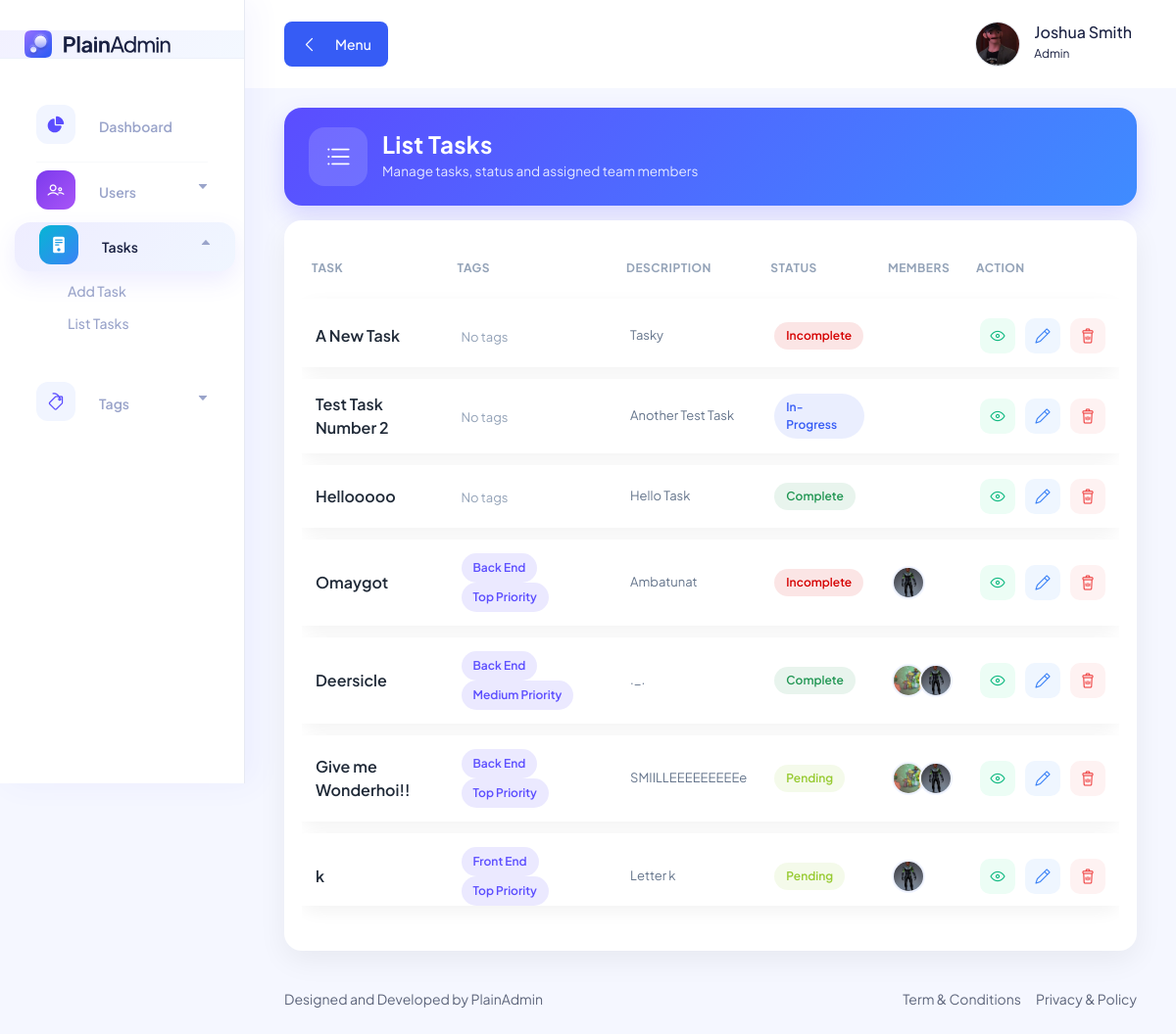
/pages/tasks/list.task.php (signed in), run on an earlier commit of the app's database.
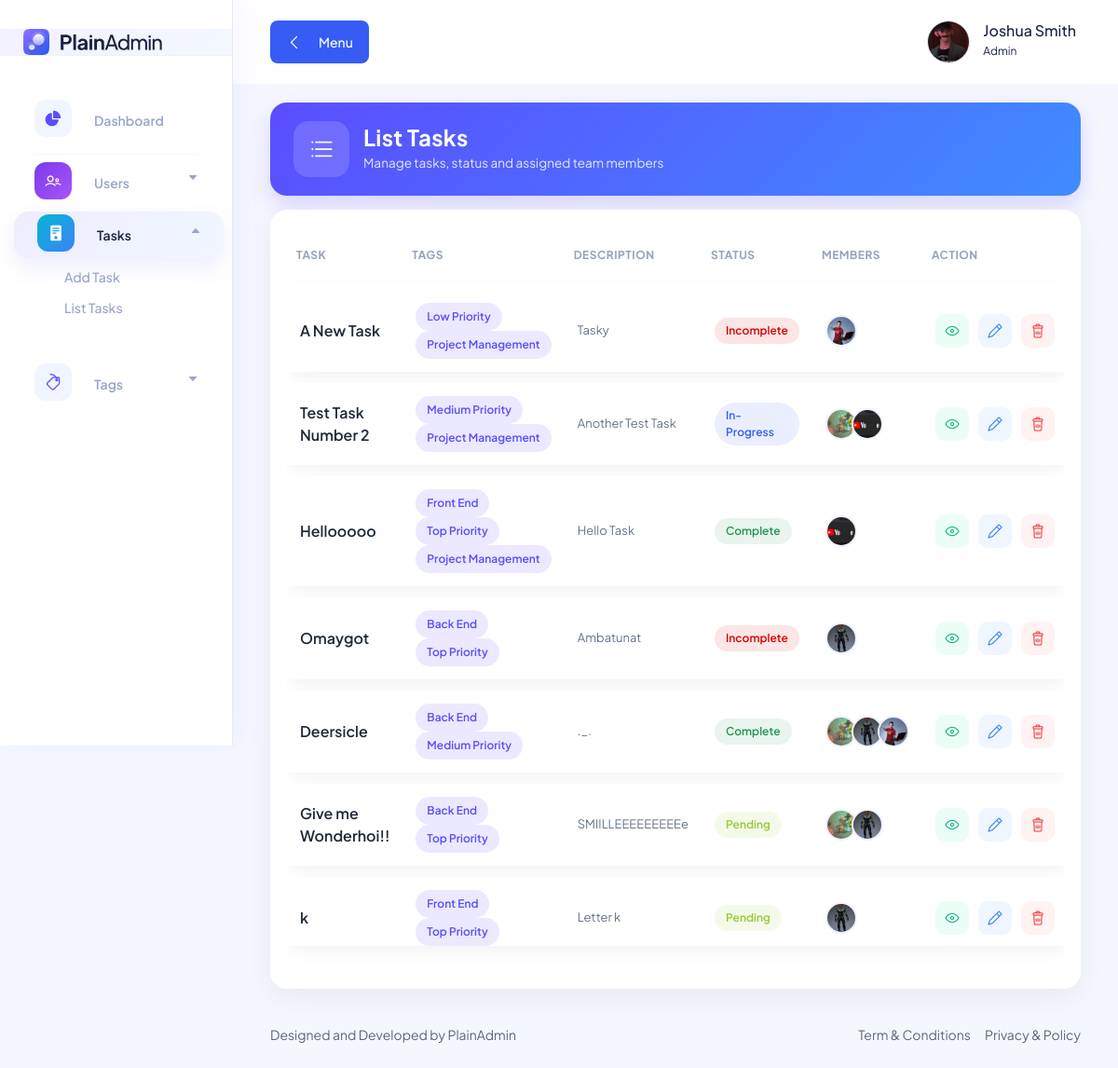
And on a later commit of the database.
### tables this page shows
CREATE TABLE `tasks_tbl` (
  `task_id` int(11) NOT NULL AUTO_INCREMENT,
  `task_name` varchar(100) NOT NULL,
  `task_description` varchar(100) NOT NULL,
  `task_status` int(11) NOT NULL DEFAULT 1,
  `task_attachment` varchar(255) DEFAULT NULL,
  `task_submit` varchar(255) DEFAULT NULL,
  `submission_text` text DEFAULT NULL,
  `submitted_by` varchar(255) DEFAULT '',
  `submitted_at` datetime DEFAULT NULL,
  PRIMARY KEY (`task_id`)
);

CREATE TABLE `task_status_tbl` (
  `status_id` int(11) NOT NULL AUTO_INCREMENT,
  `status` varchar(100) NOT NULL,
  PRIMARY KEY (`status_id`)
);

CREATE TABLE `task_tags_tbl` (
  `task_id` int(11) NOT NULL,
  `tag_id` int(11) NOT NULL,
  KEY `task_tag_tbl_tasks_tbl_FK` (`task_id`),
  KEY `task_tag_tbl_tags_tbl_FK` (`tag_id`),
  CONSTRAINT `task_tag_tbl_tags_tbl_FK` FOREIGN KEY (`tag_id`) REFERENCES `tags_tbl` (`tag_id`) ON DELETE CASCADE,
  CONSTRAINT `task_tag_tbl_tasks_tbl_FK` FOREIGN KEY (`task_id`) REFERENCES `tasks_tbl` (`task_id`) ON DELETE CASCADE
);

CREATE TABLE `tags_tbl` (
  `tag_id` int(11) NOT NULL AUTO_INCREMENT,
  `tag` varchar(255) NOT NULL,
  PRIMARY KEY (`tag_id`)
);

CREATE TABLE `task_members_tbl` (
  `task_id` int(11) NOT NULL,
  `user_id` int(11) NOT NULL,
  KEY `task_members_tbl_users_tbl_FK` (`user_id`),
  KEY `task_members_tbl_tasks_tbl_FK` (`task_id`),
  CONSTRAINT `task_members_tbl_tasks_tbl_FK` FOREIGN KEY (`task_id`) REFERENCES `tasks_tbl` (`task_id`) ON DELETE CASCADE,
  CONSTRAINT `task_members_tbl_users_tbl_FK` FOREIGN KEY (`user_id`) REFERENCES `users_tbl` (`user_id`) ON DELETE CASCADE
);

CREATE TABLE `users_tbl` (
  `user_id` int(11) NOT NULL AUTO_INCREMENT,
  `full_name` varchar(100) NOT NULL,
  `username` varchar(100) NOT NULL,
  `email` varchar(100) NOT NULL,
  `password` varchar(100) NOT NULL,
  `role` int(11) NOT NULL DEFAULT 2,
  `bio` varchar(255) DEFAULT NULL,
  `profile` varchar(255) DEFAULT NULL,
  PRIMARY KEY (`user_id`)
);

### includes/utils/user.utils.php (called while the page is built, shortened)
<?php
function get_user_profile_image($conn, $user_id) : string {
    $all_users = mysqli_query($conn, "SELECT * FROM users_tbl WHERE user_id = '$user_id'");
    $user = mysqli_fetch_array($all_users);
    return "/task_management/uploads/profiles/" . $user['profile'];
}

### pages/tasks/list.task.php (the view, shortened to what the changed rows need)
<?php require_once '../../includes/conn.php'; ?>
<?php include_once "../../includes/utils/user.utils.php"; ?>
<!DOCTYPE html>
<html lang="en">
<head>
    <?php include_once "../../includes/components/links.php"; ?>
</head>
<body>
    <main class="main-wrapper">
        <div class="container-fluid">
            <div class="page-header">
                <div>
                    <h2 class="header-title">List Tasks</h2>
                </div>
            </div>
            <div class="glass-card">
                <div class="table-responsive">
                    <table class="table" data-toggle="table" data-search="true" data-filter-control="true">
                        <thead>
                            <tr>
                                <th data-sortable="true">Task</th>
                                <th data-sortable="true">Tags</th>
                                <th data-sortable="true">Description</th>
                                <th data-sortable="true">Status</th>
                                <th data-sortable="true">Members</th>
                                <th>Action</th>
                            </tr>
                        </thead>
                        <tbody>
                            <?php
                            $tasks = mysqli_query($conn, "
SELECT * FROM tasks_tbl
LEFT JOIN task_status_tbl
ON task_status_tbl.status_id = tasks_tbl.task_status
");
                            while ($task = mysqli_fetch_array($tasks)) {
                                $task_id = $task['task_id'];
                                ?>
                                <tr>
                                    <td>
                                        <div class="task-name"><?= $task['task_name']; ?></div>
                                    </td>
                                    <td>
                                        <?php
                                        $select_tag_tasks = mysqli_query($conn, "SELECT * FROM task_tags_tbl LEFT JOIN tags_tbl ON tags_tbl.tag_id = task_tags_tbl.tag_id WHERE task_id = '$task_id'");
                                        if (mysqli_num_rows($select_tag_tasks) == 0) {
                                            ?>
                                            <span class="no-tags">No tags</span>
                                            <?php
                                        } else {
                                            while ($tag = mysqli_fetch_array($select_tag_tasks)) {
                                                ?>
                                                <span class="task-tag">
                                                    <?php echo $tag['tag']; ?>
                                                </span>
                                                <?php
                                            }
                                        }
                                        ?>
                                    </td>
                                    <td>
                                        <div class="task-desc"><?= $task['task_description']; ?></div>
                                    </td>
                                    <td>
                                        <?php
                                        $status_color = match ((int) $task['task_status']) {
                                            1 => "info-btn",
                                            2 => "active-btn",
                                            3 => "success-btn",
                                            4 => "close-btn",
                                        };
                                        ?>
                                        <span class="status-btn <?= $status_color; ?>">
                                            <?= $task['status']; ?>
                                        </span>
                                    </td>
                                    <td>
                                        <div class="d-flex align-items-center">
                                            <?php
                                            $select_members = mysqli_query($conn, "
                                            SELECT * FROM task_members_tbl
                                            LEFT JOIN users_tbl
                                            ON users_tbl.user_id = task_members_tbl.user_id
                                            WHERE task_id = '$task_id'
                                            ");
                                            while ($row = mysqli_fetch_array($select_members)) {
                                                ?>
                                                <a class="member-img"
                                                    href="../profile/profile.php?user_id=<?= $row['user_id']; ?>">
                                                    <img
                                                        src="<?= get_user_profile_image($conn, $row['user_id']); ?>"
                                                        alt="<?= $row['full_name']; ?>" title="<?= $row['full_name']; ?>">
                                                </a>
                                                <?php
                                            }
                                            ?>
                                        </div>
                                    </td>
                                    <td>
                                        <div class="action">
                                            <a class="action-btn view" href="task.view.php?id=<?= $task_id; ?>">
                                                <i class="lni lni-eye"></i>
                                            </a>
                                            <a class="action-btn edit" href="edit.task.php?task_id=<?= $task_id; ?>">
                                                <i class="lni lni-pencil"></i>
                                            </a>
                                            <a class="action-btn delete"
                                                href="ctrlData/ctrl.delete.task.php?task_id=<?= $task_id; ?>">
                                                <i class="lni lni-trash-can"></i>
                                            </a>
                                        </div>
                                    </td>
                                </tr>
                            <?php } ?>
                        </tbody>
                    </table>
                </div>
            </div>
        </div>
    </main>
    <?php include_once "../../includes/components/scripts.php"; ?>
</body>
</html>

What changed in the data, as far as the page shows it:
shown differently, row unchanged: tasks_tbl "A New Task": no longer shows "No tags"
added task_tags_tbl: tag.tag "Low Priority", shown under tasks_tbl "A New Task"
added task_tags_tbl: tag.tag "Project Management", shown under tasks_tbl "A New Task"
added task_members_tbl: user.profile (picture), shown under tasks_tbl "A New Task"
changed tasks_tbl "Test Task Number 2": no longer shows "No tags"
added task_tags_tbl: tag.tag "Medium Priority", shown under tasks_tbl "Test Task Number 2"
added task_tags_tbl: tag.tag "Project Management", shown under tasks_tbl "Test Task Number 2"
added task_members_tbl: user.profile (picture), shown under tasks_tbl "Test Task Number 2"
added task_members_tbl: user.profile (picture), shown under tasks_tbl "Test Task Number 2"
shown differently, row unchanged: tasks_tbl "Hellooooo": no longer shows "No tags"
added task_tags_tbl: tag.tag "Front End", shown under tasks_tbl "Hellooooo"
added task_tags_tbl: tag.tag "Top Priority", shown under tasks_tbl "Hellooooo"
added task_tags_tbl: tag.tag "Project Management", shown under tasks_tbl "Hellooooo"
added task_members_tbl: user.profile (picture), shown under tasks_tbl "Hellooooo"
added task_members_tbl: user.profile (picture), shown under tasks_tbl "Deersicle"
